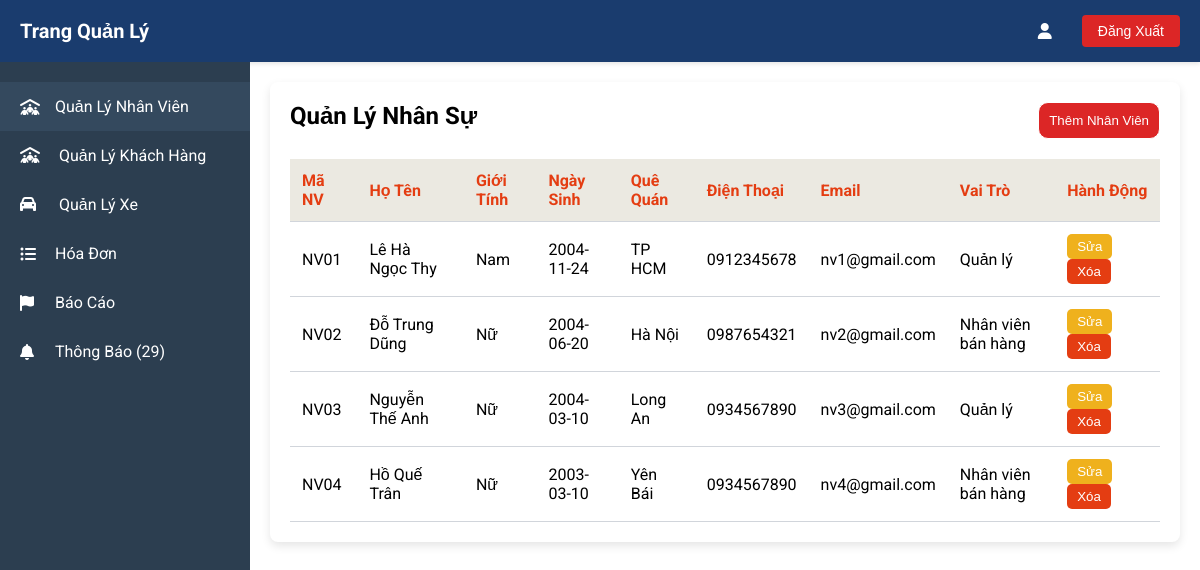
The app's page /admin.php with its own data.
### tables this page shows
CREATE TABLE IF NOT EXISTS NhanVien (
    MaNV VARCHAR(10) PRIMARY KEY,
    HoTenNV VARCHAR(100),
    QueQuan VARCHAR(100),
    NgaySinhNV DATE,
    SoDienThoaiNV VARCHAR(20),
    GioiTinh VARCHAR(10),
    EmailNV VARCHAR(100),
    HinhAnhNV VARCHAR(20),
    TaiKhoan VARCHAR(100),
    MatKhau VARCHAR(100),
    QuyenID INT NOT NULL,
    FOREIGN KEY (QuyenID) REFERENCES QuyenTruyCap(QuyenID)
);

CREATE TABLE IF NOT EXISTS QuyenTruyCap (
    QuyenID INT PRIMARY KEY AUTO_INCREMENT,
    TenQuyen VARCHAR(50) NOT NULL
);

### admin.php (the view, shortened to what this page needs)
<?php
include('ConnectDatabase_PDO.php');
$showLogout = true;
$sta = $pdo->prepare("SELECT * FROM xehoi WHERE SoLuongTonKho = 1");
$sta->execute();
if ($sta->rowCount() > 0) {
    $notis = $sta->fetchAll(PDO::FETCH_OBJ);
}
$sta = $pdo->prepare("SELECT * FROM nhanvien, quyentruycap WHERE nhanvien.QuyenID = quyentruycap.QuyenID");
$sta->execute();
if ($sta->rowCount() > 0) {
    $users = $sta->fetchAll(PDO::FETCH_OBJ);
}
?>
<!DOCTYPE html>
<html lang="en">
<head>
    <link rel="stylesheet" href="./assets/css/styles.css?v=<?php echo time(); ?>">
</head>
<body>
    <div class="header_ad">
        <h1 style="display: flex; align-items: center;">
            Trang Quản Lý
        </h1>
        <div class="header-right">
            <i class="fa-solid fa-user"></i>
            <?php if (isset($showLogout) && $showLogout): ?>
                <form id="logout-id" action="index.php" method="post" onsubmit="return handleLogout()">
                    <button class="logout-btn">Đăng Xuất</button>
                </form>
            <?php endif; ?>
        </div>
    </div>
    <div style="display: flex; height: 100%;">
        <div class="sidebar">
            <ul>
                <li data-section="personnel" class="active"><i class="fa-solid fa-people-roof"></i> Quản Lý Nhân Viên
                </li>
                <li><a href="controllers/controllerKhachHang.php"><i class="fa-solid fa-people-roof"></i> Quản Lý Khách
                        Hàng</a>
                </li>
                <li><a href="QL_Xe.php"><i class="fa-solid fa-car"></i> Quản Lý Xe</a>
                </li>
                <li data-section="invoice"><i class="fa-solid fa-list-ul"></i> Hóa Đơn</li>
                <li data-section="reports"><i class="fa-solid fa-flag"></i> Báo Cáo</li>
                <li data-section="notifications"><i class="fa-solid fa-bell"></i> Thông Báo
                    (<?php if ($notis)
                        echo count($notis);
                    else
                        echo "0"; ?>)
                </li>
            </ul>
        </div>
        <div class="main-content">
            <div id="personnel" class="content-section active">
                <div class="table-container">
                    <div style="display: flex; justify-content: space-between;">
                        <h2>Quản Lý Nhân Sự</h2>
                        <a href="QL_NhanVien.php"><button class="selectBtn" data-section="add_user"
                                onclick="resetUserForm()">Thêm Nhân
                                Viên</button></a>
                    </div>
                    <table>
                        <thead>
                            <tr>
                                <th>Mã NV</th>
                                <th>Họ Tên</th>
                                <th>Giới Tính</th>
                                <th>Ngày Sinh</th>
                                <th>Quê Quán</th>
                                <th>Điện Thoại</th>
                                <th>Email</th>
                                <th>Vai Trò</th>
                                <th>Hành Động</th>
                            </tr>
                        </thead>
                        <tbody>
                            <?php foreach ($users as $user) { ?>
                                <tr>
                                    <td><?php echo $user->MaNV ?></td>
                                    <td><?php echo $user->HoTenNV ?></td>
                                    <td><?php echo $user->GioiTinh ?></td>
                                    <td><?php echo $user->NgaySinhNV ?></td>
                                    <td><?php echo $user->QueQuan ?></td>
                                    <td><?php echo $user->SoDienThoaiNV ?></td>
                                    <td><?php echo $user->EmailNV ?></td>
                                    <td><?php echo $user->TenQuyen ?></td>
                                    <td>
                                        <div class="CRUD-form">
                                            <a href="QL_NhanVien.php"><button style="background-color: #EFB11D;"
                                                    onclick="editUser(<?php echo htmlspecialchars(json_encode($user)); ?>)">
                                                    Sửa
                                                </button></a>
                                        </div>
                                        <form class="CRUD-form" action="QL_NhanVien.php" method="post"
                                            onsubmit="return handleDelete(event)">
                                            <button style="background-color: #E43D12;">Xóa</button>
                                        </form>
                                    </td>
                                </tr>
                            <?php } ?>
                        </tbody>
                    </table>
                </div>
            </div>
        </div>
    </div>
</body>
</html>

### assets/css/styles.css (style rules this page uses)
* { margin: 0; padding: 0; box-sizing: border-box; }
html { font-family: "Roboto", sans-serif; font-optical-sizing: auto; font-size: 16px; font-weight: 400; font-style: normal; scroll-behavior: smooth; position: relative; }
body { font-family: "Roboto", sans-serif !important; max-height: 100%; min-height: 100%; height: 100%; }
a { text-decoration: none; color: white; }
.header_ad { background-color: #1a3c6e; color: white; padding: 15px 20px; display: flex; justify-content: space-between; align-items: center; box-shadow: 0 2px 4px rgba(0, 0, 0, 0.1); }
.header_ad h1 { font-size: 20px; }
.logout-btn { background-color: #dc2626; color: white; border: none; padding: 8px 16px; border-radius: 4px; cursor: pointer; font-size: 14px; }
.header-right { display: flex; align-items: center; gap: 15px; }
.sidebar { min-height: 100vh; width: 250px; background-color: #2c3e50; color: white; padding-top: 20px; }
.sidebar ul { list-style: none; }
.sidebar li { display: flex; align-items: center; padding: 15px 20px; cursor: pointer; transition: background-color 0.3s; }
.sidebar li i { width: 35px; }
.sidebar li:hover, .sidebar li.active { background-color: #34495e; }
.main-content { padding: 20px; flex: 1; position: relative; }
.content-section { position: relative; display: none; z-index: 10; }
.content-section.active , .reports-not-hidden.active { display: block; }
.table-container { background-color: #ffffff; padding: 20px; border-radius: 8px; box-shadow: 0 4px 10px rgba(0, 0, 0, 0.1); width: 100%; }
table { width: 100%; border-collapse: collapse; margin-top: 20px; }
th, td { padding: 12px; text-align: left; border-bottom: 1px solid #d1d5db; }
th { background-color: #ebe9e1; color: #e43d12; }
.CRUD-form { display: inline; }
.CRUD-form button { padding: 5px 10px; border: none; border-radius: 5px; margin-right: 10px; color: white; cursor: pointer; }
.selectBtn { background-color: #dc2626; height: fit-content; color: white; padding: 10px; cursor: pointer; border: 1px solid; border-radius: 10px; }

### records on screen
nhanvien: MaNV "NV01", HoTenNV "Lê Hà Ngọc Thy", GioiTinh "Nam", NgaySinhNV "2004-11-24", QueQuan "TP HCM", SoDienThoaiNV "0912345678", EmailNV "nv1@gmail.com", QuyenID.TenQuyen "Quản lý"
nhanvien: MaNV "NV02", HoTenNV "Đỗ Trung Dũng", GioiTinh "Nữ", NgaySinhNV "2004-06-20", QueQuan "Hà Nội", SoDienThoaiNV "0987654321", EmailNV "nv2@gmail.com", QuyenID.TenQuyen "Nhân viên bán hàng"
nhanvien: MaNV "NV03", HoTenNV "Nguyễn Thế Anh", GioiTinh "Nữ", NgaySinhNV "2004-03-10", QueQuan "Long An", SoDienThoaiNV "0934567890", EmailNV "nv3@gmail.com", QuyenID.TenQuyen "Quản lý"
nhanvien: MaNV "NV04", HoTenNV "Hồ Quế Trân", GioiTinh "Nữ", NgaySinhNV "2003-03-10", QueQuan "Yên Bái", SoDienThoaiNV "0934567890", EmailNV "nv4@gmail.com", QuyenID.TenQuyen "Nhân viên bán hàng"

### other values on screen
count($notis) "29"
